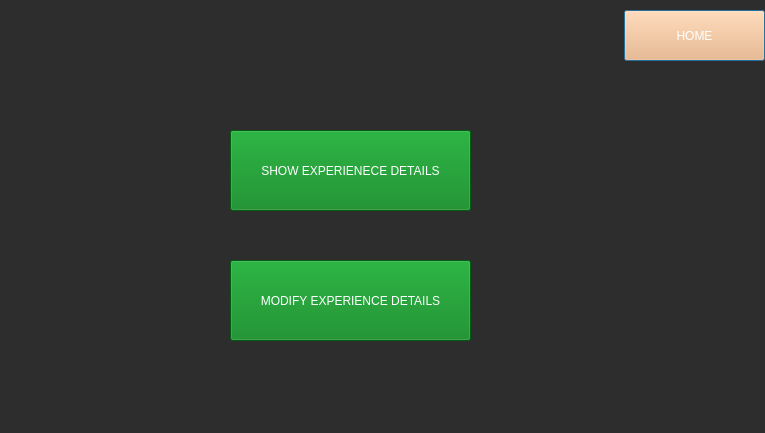
<?xml version="1.0" encoding="UTF-8"?>
<ui version="4.0">
 <class>Experience</class>
 <widget class="QDialog" name="Experience">
  <property name="geometry">
   <rect>
    <x>0</x>
    <y>0</y>
    <width>765</width>
    <height>433</height>
   </rect>
  </property>
  <property name="windowTitle">
   <string>Dialog</string>
  </property>
  <property name="styleSheet">
   <string notr="true">#Experience
{
	background:#2D2D2D;
}

</string>
  </property>
  <widget class="QPushButton" name="Home">
   <property name="geometry">
    <rect>
     <x>624</x>
     <y>10</y>
     <width>141</width>
     <height>51</height>
    </rect>
   </property>
   <property name="styleSheet">
    <string notr="true">color:white;
background-color: rgb(255, 176, 107);</string>
   </property>
   <property name="text">
    <string>HOME</string>
   </property>
  </widget>
  <widget class="QPushButton" name="ShowExp">
   <property name="geometry">
    <rect>
     <x>230</x>
     <y>130</y>
     <width>241</width>
     <height>81</height>
    </rect>
   </property>
   <property name="styleSheet">
    <string notr="true">color: white;
background-color: rgb(0, 129, 23);</string>
   </property>
   <property name="text">
    <string>SHOW EXPERIENECE DETAILS</string>
   </property>
  </widget>
  <widget class="QPushButton" name="AddExp">
   <property name="geometry">
    <rect>
     <x>230</x>
     <y>260</y>
     <width>241</width>
     <height>81</height>
    </rect>
   </property>
   <property name="styleSheet">
    <string notr="true">color: white;
background-color: rgb(0, 129, 23);</string>
   </property>
   <property name="text">
    <string>MODIFY EXPERIENCE DETAILS</string>
   </property>
  </widget>
 </widget>
 <resources/>
 <connections/>
</ui>
